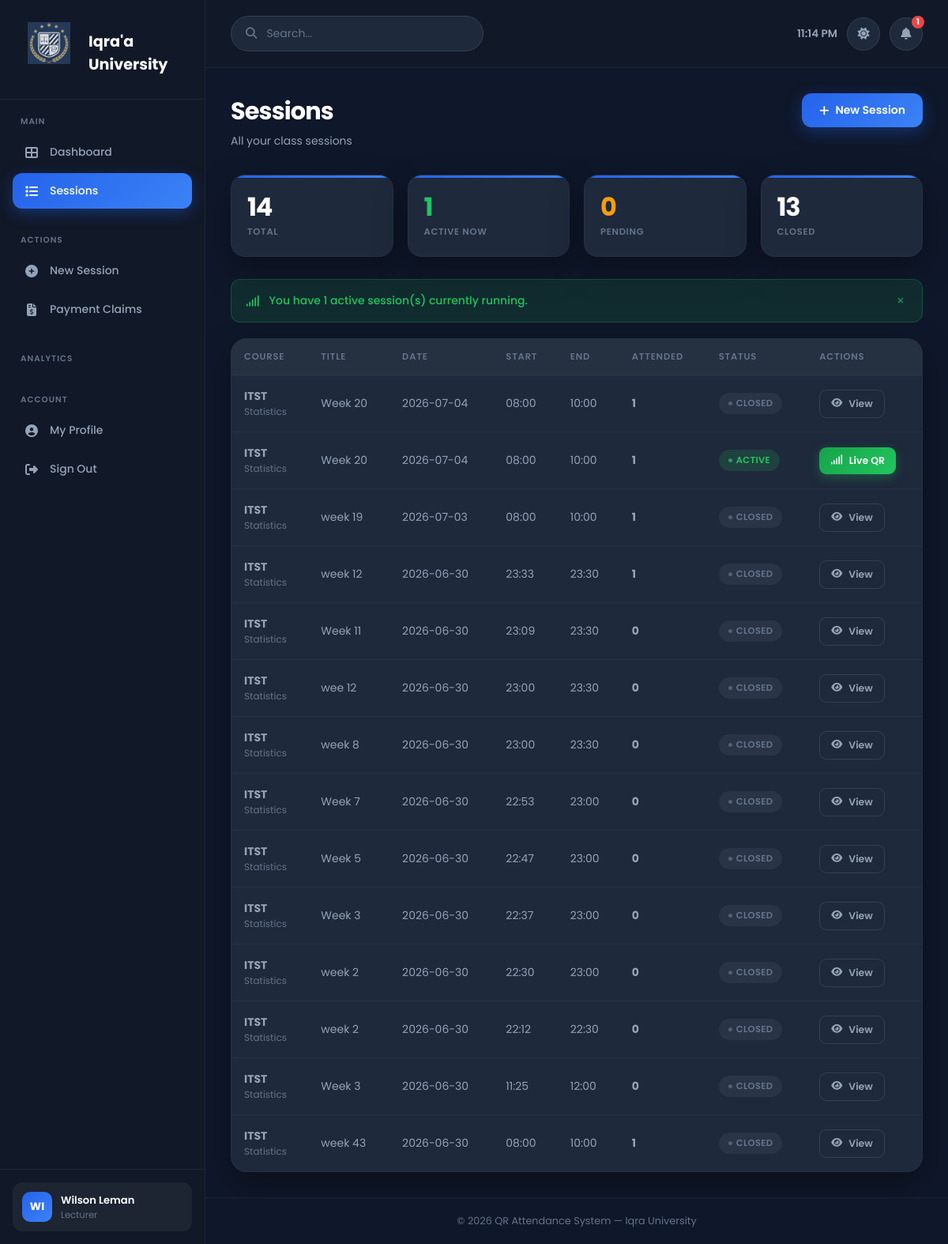
The app's page /lecturer/sessions (signed in) with its own data.
### tables this page shows
CREATE TABLE `sessions` (
  `id` int(10) UNSIGNED NOT NULL,
  `course_id` int(10) UNSIGNED NOT NULL,
  `lecturer_id` int(10) UNSIGNED NOT NULL,
  `title` varchar(180) DEFAULT NULL,
  `session_date` date NOT NULL,
  `start_time` time NOT NULL,
  `end_time` time NOT NULL,
  `qr_token` varchar(64) NOT NULL,
  `qr_expires_at` timestamp NOT NULL DEFAULT '1999-12-31 22:00:00',
  `qr_image_path` varchar(255) DEFAULT NULL,
  `status` enum('pending','active','closed') NOT NULL DEFAULT 'pending',
  `created_at` timestamp NOT NULL DEFAULT current_timestamp()
);

CREATE TABLE `courses` (
  `id` int(10) UNSIGNED NOT NULL,
  `department_id` int(10) UNSIGNED DEFAULT NULL,
  `lecturer_id` int(10) UNSIGNED DEFAULT NULL,
  `code` varchar(30) NOT NULL,
  `name` varchar(180) NOT NULL,
  `description` text DEFAULT NULL,
  `credit_hours` tinyint(3) UNSIGNED DEFAULT 3,
  `semester` tinyint(3) UNSIGNED DEFAULT NULL,
  `academic_year` varchar(10) DEFAULT NULL,
  `is_active` tinyint(1) NOT NULL DEFAULT 1,
  `created_at` timestamp NOT NULL DEFAULT current_timestamp()
);

### app/core/Controller.php (called while the page is built, shortened)
<?php
class Controller
{
    public function __construct()
    {
        $this->db = Database::getInstance();
    }
    protected function view(string $view, array $data = []): void
    {
        extract($data, EXTR_SKIP);
        $file = APP_PATH . "/views/{$view}.php";
        require APP_PATH . '/views/layouts/header.php';
        require $file;
        require APP_PATH . '/views/layouts/footer.php';
    }
}

### app/controllers/LecturerController.php (called while the page is built, shortened)
<?php
require_once APP_PATH . '/services/SessionService.php';
class LecturerController extends Controller
{
    private SessionService    $sessionService;
    private int               $lecturerId;
    public function __construct()
    {
        $this->sessionService    = new SessionService();
        $lecturer = $this->db->single(
            "SELECT id FROM lecturers WHERE user_id = ?",
            [Auth::id()]
        );
        $this->lecturerId = $lecturer['id'] ?? 0;
    }
    public function sessions(): void
    {
        $sessions = $this->sessionService->getSessionsByLecturer($this->lecturerId);
        $this->view('lecturer/sessions', [
            'user'     => Auth::user(),
            'sessions' => $sessions,
            'flash'    => $this->getFlash(),
        ]);
    }
}

### public/index.php (called while the page is built, shortened)
<?php
require_once APP_PATH . '/core/Database.php';
require_once APP_PATH . '/core/Auth.php';
require_once APP_PATH . '/core/Controller.php';
require_once APP_PATH . '/core/Router.php';
$router = new Router();
$router->get( '/',         'AuthController@showLogin');
$router->get( '/login',    'AuthController@showLogin');
$router->post('/login',    'AuthController@login');
$router->get( '/register', 'AuthController@showRegister');
$router->post('/register', 'AuthController@register');
$router->get( '/logout',   'AuthController@logout');
$router->get( '/forgot-password', 'AuthController@showForgotPassword');
$router->post('/forgot-password', 'AuthController@forgotPassword');
$router->get( '/reset-password',  'AuthController@showResetPassword');
$router->post('/reset-password',  'AuthController@resetPassword');
$router->get( '/profile',        'ProfileController@edit',   ['auth']);
$router->post('/profile/update', 'ProfileController@update', ['auth']);
$router->get('/attend/:token', 'AttendanceController@scan');
$router->get( '/student/dashboard',              'StudentController@dashboard',        ['auth','role:student']);
$router->get( '/student/courses/:id',            'StudentController@courseDetail',     ['auth','role:student']);
$router->post('/student/confirm-attendance/:id', 'StudentController@confirmAttendance',['auth','role:student']);
$router->get( '/lecturer/dashboard',             'LecturerController@dashboard',          ['auth','role:lecturer']);
$router->get( '/lecturer/sessions',              'LecturerController@sessions',           ['auth','role:lecturer']);
$router->get( '/lecturer/sessions/create',       'LecturerController@createSessionForm',  ['auth','role:lecturer']);
$router->post('/lecturer/sessions/create',       'LecturerController@createSession',      ['auth','role:lecturer']);
$router->get( '/lecturer/sessions/:id/scan',     'LecturerController@scanView',           ['auth','role:lecturer']);
$router->post('/lecturer/sessions/:id/activate', 'LecturerController@activateSession',    ['auth','role:lecturer']);
$router->post('/lecturer/sessions/:id/close',    'LecturerController@closeSession',       ['auth','role:lecturer']);
$router->get( '/lecturer/sessions/:id/manual',   'LecturerController@manualAttendanceForm',['auth','role:lecturer']);
$router->post('/lecturer/sessions/:id/manual',   'LecturerController@manualAttendance',   ['auth','role:lecturer']);
$router->get( '/lecturer/claims',            'ClaimController@index',      ['auth','role:lecturer']);
$router->get( '/lecturer/claims/create',     'ClaimController@createForm', ['auth','role:lecturer']);
$router->post('/lecturer/claims/create',     'ClaimController@create',     ['auth','role:lecturer']);
$router->get( '/lecturer/claims/:id/print',  'ClaimController@printForm',  ['auth','role:lecturer']);
$router->post('/lecturer/claims/:id/submit', 'ClaimController@submit',     ['auth','role:lecturer']);
$router->get( '/lecturer/claims/:id',        'ClaimController@show',       ['auth','role:lecturer']);
$router->get( '/admin/dashboard',              'AdminController@dashboard',        ['auth','role:admin']);
$router->get( '/admin/users',                  'AdminController@users',            ['auth','role:admin']);
$router->get( '/admin/users/create',           'AdminController@createUserForm',   ['auth','role:admin']);
$router->post('/admin/users/create',           'AdminController@createUser',       ['auth','role:admin']);
$router->post('/admin/users/:id/toggle',       'AdminController@toggleUser',       ['auth','role:admin']);
$router->get( '/admin/courses',                'AdminController@courses',          ['auth','role:admin']);
$router->get( '/admin/courses/create',         'AdminController@createCourseForm', ['auth','role:admin']);
$router->post('/admin/courses/create',         'AdminController@createCourse',     ['auth','role:admin']);
$router->post('/admin/courses/:id/toggle',     'AdminController@toggleCourse',     ['auth','role:admin']);
$router->get( '/admin/courses/:id/enrollment', 'AdminController@enrollmentView',   ['auth','role:admin']);
$router->post('/admin/courses/:id/enroll',     'AdminController@enrollStudent',    ['auth','role:admin']);
$router->post('/admin/courses/:id/set-rep',    'AdminController@setClassRep',      ['auth','role:admin']);
$router->get( '/admin/departments',            'AdminController@departments',      ['auth','role:admin']);
$router->post('/admin/departments/create',     'AdminController@createDepartment', ['auth','role:admin']);
$router->get( '/admin/reports',                'AdminController@reports',          ['auth','role:admin']);
$router->get( '/admin/reports/export',         'AdminController@exportReport',     ['auth','role:admin']);
$router->get( '/admin/claims',             'ClaimController@adminIndex', ['auth','role:admin']);
$router->post('/admin/claims/:id/approve', 'ClaimController@approve',    ['auth','role:admin']);
$router->post('/admin/claims/:id/reject',  'ClaimController@reject',     ['auth','role:admin']);
$router->dispatch();

### app/core/Database.php (called while the page is built, shortened)
<?php
class Database
{
    private static ?Database $instance = null;
    private PDO $pdo;
    private function __construct()
    {
        $config = require APP_PATH . '/config/database.php';
        $dsn = sprintf(
            '%s:host=%s;port=%s;dbname=%s;charset=%s',
            $config['driver'],
            $config['host'],
            $config['port'],
            $config['database'],
            $config['charset']
        );
        try {
            $this->pdo = new PDO($dsn, $config['username'], $config['password'], $config['options']);
        } catch (PDOException $e) {
            error_log('DB connection failed: ' . $e->getMessage());
            throw new RuntimeException('Database connection failed. Check logs for details.');
        }
    }
    public static function getInstance(): self
    {
        if (self::$instance === null) {
            self::$instance = new self();
        }
        return self::$instance;
    }
    private function run(string $sql, array $params = []): PDOStatement
    {
        $stmt = $this->pdo->prepare($sql);
        $stmt->execute($params);
        return $stmt;
    }
    public function single(string $sql, array $params = []): ?array
    {
        $row = $this->run($sql, $params)->fetch();
        return $row !== false ? $row : null;
    }
    public function all(string $sql, array $params = []): array
    {
        return $this->run($sql, $params)->fetchAll();
    }
}

### app/config/database.php (called while the page is built)
<?php
return [
    'driver'   => 'mysql',
    'host'     => $_ENV['DB_HOST']     ?? 'localhost',
    'port'     => $_ENV['DB_PORT']     ?? '3306',
    'database' => $_ENV['DB_NAME']     ?? 'qr_attendance',
    'username' => $_ENV['DB_USER']     ?? 'root',
    'password' => $_ENV['DB_PASS']     ?? '',
    'charset'  => 'utf8mb4',
    'options'  => [
        PDO::ATTR_ERRMODE            => PDO::ERRMODE_EXCEPTION,
        PDO::ATTR_DEFAULT_FETCH_MODE => PDO::FETCH_ASSOC,
        PDO::ATTR_EMULATE_PREPARES   => false,
    ],
];

### app/core/Auth.php (called while the page is built, shortened)
<?php
class Auth
{
    public static function id(): ?int
    {
        return $_SESSION[self::SESSION_KEY]['id'] ?? null;
    }
}

### app/services/SessionService.php (called while the page is built, shortened)
<?php
class SessionService
{
    private Database $db;
public function __construct()
{
    $this->db              = Database::getInstance();
}
    public function getSessionsByLecturer(int $lecturerId, int $limit = 50): array
    {
        return $this->db->all(
            "SELECT s.*, c.name AS course_name, c.code AS course_code,
                    COUNT(a.id) AS attendance_count
               FROM sessions s
               JOIN courses c ON c.id = s.course_id
               LEFT JOIN attendance a ON a.session_id = s.id
              WHERE s.lecturer_id = ?
              GROUP BY s.id
              ORDER BY s.session_date DESC, s.start_time DESC
              LIMIT ?",
            [$lecturerId, $limit]
        );
    }
}

### app/views/lecturer/sessions.php (the view, shortened to what this page needs)
<div class="page-title">
    <div>
        <h1>Sessions</h1>
        <p>All your class sessions</p>
    </div>
    <a href="<?= BASE_URL ?>/lecturer/sessions/create" class="btn btn-primary">
        <i class="fas fa-plus"></i> New Session
    </a>
</div>
<?php
$active  = array_filter($sessions, fn($s) => $s['status'] === 'active');
$pending = array_filter($sessions, fn($s) => $s['status'] === 'pending');
$closed  = array_filter($sessions, fn($s) => $s['status'] === 'closed');
?>
<div class="stat-strip">
    <div class="stat-box">
        <span class="stat-num"><?= count($sessions) ?></span>
        <span class="stat-label">Total</span>
    </div>
    <div class="stat-box">
        <span class="stat-num text-success"><?= count($active) ?></span>
        <span class="stat-label">Active Now</span>
    </div>
    <div class="stat-box">
        <span class="stat-num text-warn"><?= count($pending) ?></span>
        <span class="stat-label">Pending</span>
    </div>
    <div class="stat-box">
        <span class="stat-num"><?= count($closed) ?></span>
        <span class="stat-label">Closed</span>
    </div>
</div>
<?php if (!empty($active)): ?>
<div class="alert alert-success">
    <i class="fas fa-signal"></i>
    You have <?= count($active) ?> active session(s) currently running.
</div>
<?php endif; ?>
<?php if (empty($sessions)): ?>
<div class="empty-state">
    <div class="empty-icon">📋</div>
    <p>No sessions created yet.</p>
    <a href="<?= BASE_URL ?>/lecturer/sessions/create" class="btn btn-primary">
        <i class="fas fa-plus"></i> Create First Session
    </a>
</div>
<?php else: ?>
<div class="panel">
    <div class="table-wrap">
        <table class="table">
            <thead>
                <tr>
                    <th>Course</th><th>Title</th><th>Date</th>
                    <th>Start</th><th>End</th><th>Attended</th>
                    <th>Status</th><th>Actions</th>
                </tr>
            </thead>
            <tbody>
            <?php foreach ($sessions as $s): ?>
                <tr>
                    <td>
                        <strong><?= htmlspecialchars($s['course_code']) ?></strong>
                        <div style="font-size:.75rem;color:var(--text-muted)"><?= htmlspecialchars($s['course_name']) ?></div>
                    </td>
                    <td><?= htmlspecialchars($s['title'] ?? 'Class Session') ?></td>
                    <td><?= htmlspecialchars($s['session_date']) ?></td>
                    <td><?= htmlspecialchars(substr($s['start_time'],0,5)) ?></td>
                    <td><?= htmlspecialchars(substr($s['end_time'],0,5)) ?></td>
                    <td><strong><?= (int)$s['attendance_count'] ?></strong></td>
                    <td><span class="badge badge-<?= $s['status'] ?>"><?= strtoupper($s['status']) ?></span></td>
                    <td>
                        <a href="<?= BASE_URL ?>/lecturer/sessions/<?= $s['id'] ?>/scan"
                           class="btn btn-sm <?= $s['status'] === 'active' ? 'btn-success' : 'btn-secondary' ?>">
                            <?php if ($s['status'] === 'active'): ?>
                                <i class="fas fa-signal"></i> Live QR
                            <?php elseif ($s['status'] === 'pending'): ?>
                                <i class="fas fa-play"></i> Activate
                            <?php else: ?>
                                <i class="fas fa-eye"></i> View
                            <?php endif; ?>
                        </a>
                    </td>
                </tr>
            <?php endforeach; ?>
            </tbody>
        </table>
    </div>
</div>
<?php endif; ?>

### app/core/Router.php (shortened to what this page needs)
<?php
class Router
{
    private array $routes = [];
    private function addRoute(string $method, string $path, string $handler, array $middleware): void
    {
        $this->routes[] = compact('method', 'path', 'pattern', 'handler', 'middleware');
    }
    public function dispatch(): void
{
    $method     = $_SERVER['REQUEST_METHOD'];
    $requestUri = strtok($_SERVER['REQUEST_URI'], '?');
    $scriptDir  = str_replace('\\', '/', dirname($_SERVER['SCRIPT_NAME']));
    $basePath   = rtrim($scriptDir, '/');
    $uri        = '/' . ltrim(substr($requestUri, strlen($basePath)), '/');
    $uri = preg_replace('#^/index\.php(/|$)#', '/', $uri);
    foreach ($this->routes as $route) {
            if ($route['method'] !== $method) {
                continue;
            }
            if (!preg_match($route['pattern'], $uri, $matches)) {
                continue;
            }
            $params = array_filter($matches, 'is_string', ARRAY_FILTER_USE_KEY);
            [$class, $action] = explode('@', $route['handler']);
            $controller = new $class();
            $controller->$action($params);
            return;
        }
    }
}

### records on screen
sessions: course.code "ITST", course.name "Statistics", title "Week 20", session_date "2026-07-04", start_time "08:00", end_time "10:00", attendance_count "1", status "CLOSED", shows "View"
sessions: course.code "ITST", course.name "Statistics", title "Week 20", session_date "2026-07-04", start_time "08:00", end_time "10:00", attendance_count "1", status "ACTIVE", shows "Live QR"
sessions: course.code "ITST", course.name "Statistics", title "week 19", session_date "2026-07-03", start_time "08:00", end_time "10:00", attendance_count "1", status "CLOSED", shows "View"
sessions: course.code "ITST", course.name "Statistics", title "week 12", session_date "2026-06-30", start_time "23:33", end_time "23:30", attendance_count "1", status "CLOSED", shows "View"
sessions: course.code "ITST", course.name "Statistics", title "Week 11", session_date "2026-06-30", start_time "23:09", end_time "23:30", attendance_count "0", status "CLOSED", shows "View"
sessions: course.code "ITST", course.name "Statistics", title "wee 12", session_date "2026-06-30", start_time "23:00", end_time "23:30", attendance_count "0", status "CLOSED", shows "View"
sessions: course.code "ITST", course.name "Statistics", title "week 8", session_date "2026-06-30", start_time "23:00", end_time "23:30", attendance_count "0", status "CLOSED", shows "View"
sessions: course.code "ITST", course.name "Statistics", title "Week 7", session_date "2026-06-30", start_time "22:53", end_time "23:00", attendance_count "0", status "CLOSED", shows "View"
sessions: course.code "ITST", course.name "Statistics", title "Week 5", session_date "2026-06-30", start_time "22:47", end_time "23:00", attendance_count "0", status "CLOSED", shows "View"
sessions: course.code "ITST", course.name "Statistics", title "Week 3", session_date "2026-06-30", start_time "22:37", end_time "23:00", attendance_count "0", status "CLOSED", shows "View"
sessions: course.code "ITST", course.name "Statistics", title "week 2", session_date "2026-06-30", start_time "22:30", end_time "23:00", attendance_count "0", status "CLOSED", shows "View"
sessions: course.code "ITST", course.name "Statistics", title "week 2", session_date "2026-06-30", start_time "22:12", end_time "22:30", attendance_count "0", status "CLOSED", shows "View"
sessions: course.code "ITST", course.name "Statistics", title "Week 3", session_date "2026-06-30", start_time "11:25", end_time "12:00", attendance_count "0", status "CLOSED", shows "View"
sessions: course.code "ITST", course.name "Statistics", title "week 43", session_date "2026-06-30", start_time "08:00", end_time "10:00", attendance_count "1", status "CLOSED", shows "View"

### other values on screen
count($sessions) "14"
count($active) "1"
count($pending) "0"
count($closed) "13"
